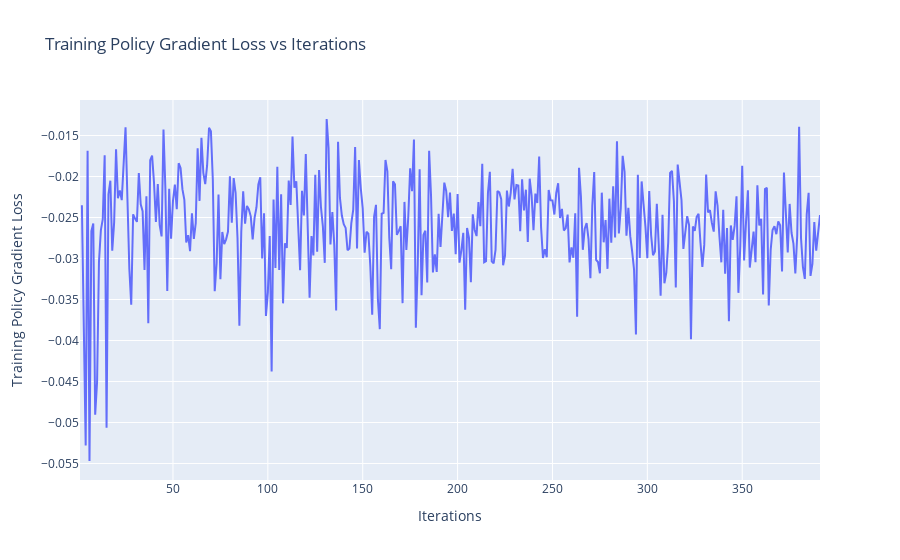

The notebook cell this image was saved under:
### Code cell
fig = px.line(df, x='time/iterations', y='train/policy_gradient_loss', 
              title='Training Policy Gradient Loss vs Iterations',
              labels={'time/iterations': 'Iterations', 'train/policy_gradient_loss': 'Training Policy Gradient Loss'})
fig.show()

### Figure 1 — Plotly figure (JSON) as saved in the notebook; plotly's stock layout.template omitted (floating-point values rounded to 4 significant figures; data arrays with more than 128 entries replaced by an {"elided": "..."} marker saying what was removed)
{"data": [{"hovertemplate": "Iterations=%{x}<br>Training Policy Gradient Loss=%{y}<extra></extra>", "legendgroup": "", "line": {"color": "#636efa", "dash": "solid"}, "marker": {"symbol": "circle"}, "mode": "lines", "name": "", "orientation": "v", "showlegend": false, "type": "scatter", "x": {"elided": "391 int values"}, "xaxis": "x", "y": {"elided": "391 float values"}, "yaxis": "y"}], "layout": {"legend": {"tracegroupgap": 0}, "title": {"text": "Training Policy Gradient Loss vs Iterations"}, "xaxis": {"anchor": "y", "domain": [0, 1], "title": {"text": "Iterations"}}, "yaxis": {"anchor": "x", "domain": [0, 1], "title": {"text": "Training Policy Gradient Loss"}}}}
